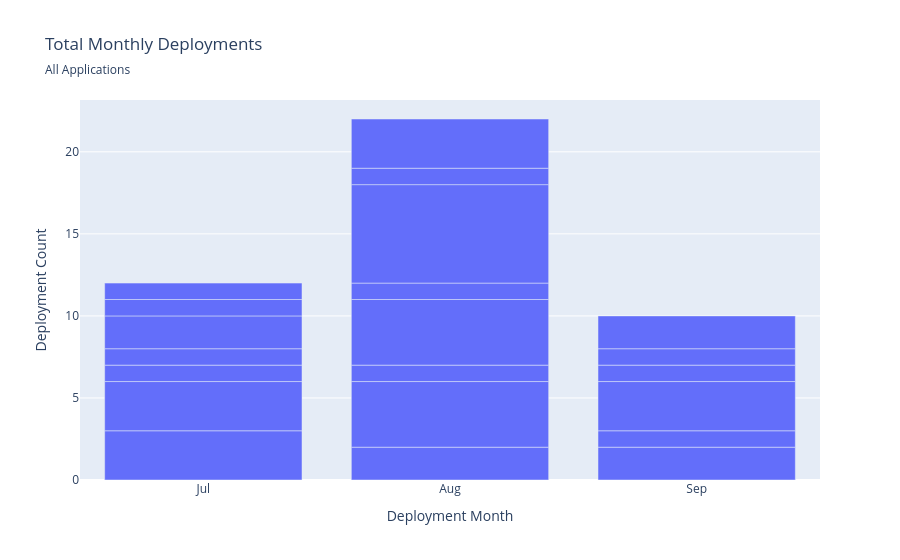

Source (notebook cell):
### Code cell
# display dataframe as figure
fig_month_multi_bar = px.bar(
	data_frame=df_deploy_multi_group,
	title="Total Monthly Deployments",	# Label for the figure.
	x="month",							# Column for use on x-axis
	y="count",							# Column for use on y-axis
	subtitle="All Applications"
)

fig_month_multi_bar.update_yaxes(
	title_text="Deployment Count"		# Update title for y-axis
)

fig_month_multi_bar.update_xaxes(
	title_text="Deployment Month",		# Update title for x-axis
	tickvals=list(range(1,13)),			# Specify values of x-axis
	ticktext=['Jan', 'Feb', 'Mar', 'Apr', 'May', 'Jun', 'Jul', 'Aug', 'Sep', 'Oct', 'Nov', 'Dec']	# Allocate text to tick values.
)

fig_month_multi_bar.show()

### Figure 1 — Plotly figure (JSON) as saved in the notebook; plotly's stock layout.template omitted (floating-point values rounded to 4 significant figures)
{"data": [{"hovertemplate": "month=%{x}<br>count=%{y}<extra></extra>", "legendgroup": "", "marker": {"color": "#636efa", "pattern": {"shape": ""}}, "name": "", "orientation": "v", "showlegend": false, "textposition": "auto", "type": "bar", "x": [7, 7, 8, 8, 9, 7, 7, 8, 8, 9, 9, 7, 7, 7, 8, 8, 8, 8, 9, 9, 9], "xaxis": "x", "y": [3, 3, 2, 4, 2, 1, 1, 1, 4, 1, 3, 2, 1, 1, 1, 6, 1, 3, 1, 1, 2], "yaxis": "y"}], "layout": {"barmode": "relative", "legend": {"tracegroupgap": 0}, "title": {"subtitle": {"text": "All Applications"}, "text": "Total Monthly Deployments"}, "xaxis": {"anchor": "y", "domain": [0, 1], "ticktext": ["Jan", "Feb", "Mar", "Apr", "May", "Jun", "Jul", "Aug", "Sep", "Oct", "Nov", "Dec"], "tickvals": [1, 2, 3, 4, 5, 6, 7, 8, 9, 10, 11, 12], "title": {"text": "Deployment Month"}}, "yaxis": {"anchor": "x", "domain": [0, 1], "title": {"text": "Deployment Count"}}}}
